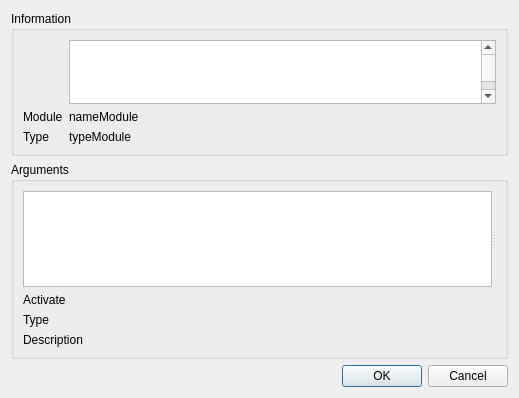
<?xml version="1.0" encoding="UTF-8"?>
<!--
DFF - An Open Source Digital Forensics Framework
Copyright (C) 2009-2013 ArxSys

This program is free software, distributed under the terms of
the GNU General Public License Version 2. See the LICENSE file
at the top of the source tree.

See http://www.digital-forensic.org for more information about this
project. Please do not directly contact any of the maintainers of
DFF for assistance; the project provides a web site, mailing lists
and IRC channels for your use.

Author(s):
Christophe Malinge cma@digital-forensic.org
-->
<ui version="4.0">
 <class>applyModule</class>
 <widget class="QDialog" name="applyModule">
  <property name="geometry">
   <rect>
    <x>0</x>
    <y>0</y>
    <width>519</width>
    <height>398</height>
   </rect>
  </property>
  <property name="sizePolicy">
   <sizepolicy hsizetype="Expanding" vsizetype="Expanding">
    <horstretch>0</horstretch>
    <verstretch>0</verstretch>
   </sizepolicy>
  </property>
  <property name="windowTitle">
   <string>Apply module</string>
  </property>
  <layout class="QVBoxLayout" name="verticalLayout">
   <item>
    <widget class="QGroupBox" name="infoContainer">
     <property name="title">
      <string>Information</string>
     </property>
     <layout class="QVBoxLayout" name="verticalLayout_2">
      <item>
       <layout class="QGridLayout" name="gridLayout">
        <item row="0" column="0">
         <widget class="QLabel" name="modulepix">
          <property name="enabled">
           <bool>true</bool>
          </property>
          <property name="maximumSize">
           <size>
            <width>64</width>
            <height>64</height>
           </size>
          </property>
          <property name="text">
           <string/>
          </property>
          <property name="pixmap">
           <pixmap resource="gui.qrc">:/module2.png</pixmap>
          </property>
         </widget>
        </item>
        <item row="0" column="1">
         <widget class="QTextEdit" name="textEdit">
          <property name="sizePolicy">
           <sizepolicy hsizetype="Expanding" vsizetype="MinimumExpanding">
            <horstretch>0</horstretch>
            <verstretch>1</verstretch>
           </sizepolicy>
          </property>
          <property name="minimumSize">
           <size>
            <width>0</width>
            <height>64</height>
           </size>
          </property>
          <property name="maximumSize">
           <size>
            <width>16777215</width>
            <height>96</height>
           </size>
          </property>
          <property name="readOnly">
           <bool>true</bool>
          </property>
          <property name="html">
           <string notr="true">&lt;!DOCTYPE HTML PUBLIC &quot;-//W3C//DTD HTML 4.0//EN&quot; &quot;http://www.w3.org/TR/REC-html40/strict.dtd&quot;&gt;
&lt;html&gt;&lt;head&gt;&lt;meta name=&quot;qrichtext&quot; content=&quot;1&quot; /&gt;&lt;style type=&quot;text/css&quot;&gt;
p, li { white-space: pre-wrap; }
&lt;/style&gt;&lt;/head&gt;&lt;body style=&quot; font-family:'Sans'; font-size:10pt; font-weight:400; font-style:normal;&quot;&gt;
&lt;table border=&quot;0&quot; style=&quot;-qt-table-type: root; margin-top:4px; margin-bottom:4px; margin-left:4px; margin-right:4px;&quot;&gt;
&lt;tr&gt;
&lt;td style=&quot;border: none;&quot;&gt;
&lt;p style=&quot;-qt-paragraph-type:empty; margin-top:0px; margin-bottom:0px; margin-left:0px; margin-right:0px; -qt-block-indent:0; text-indent:0px;&quot;&gt;&lt;/p&gt;
&lt;p style=&quot;-qt-paragraph-type:empty; margin-top:0px; margin-bottom:0px; margin-left:0px; margin-right:0px; -qt-block-indent:0; text-indent:0px;&quot;&gt;&lt;/p&gt;
&lt;p style=&quot;-qt-paragraph-type:empty; margin-top:0px; margin-bottom:0px; margin-left:0px; margin-right:0px; -qt-block-indent:0; text-indent:0px; font-family:'Sans Serif'; font-size:9pt;&quot;&gt;&lt;/p&gt;
&lt;p style=&quot;-qt-paragraph-type:empty; margin-top:0px; margin-bottom:0px; margin-left:0px; margin-right:0px; -qt-block-indent:0; text-indent:0px; font-family:'Sans Serif'; font-size:9pt;&quot;&gt;&lt;/p&gt;
&lt;p style=&quot;-qt-paragraph-type:empty; margin-top:0px; margin-bottom:0px; margin-left:0px; margin-right:0px; -qt-block-indent:0; text-indent:0px; font-family:'Sans Serif'; font-size:9pt;&quot;&gt;&lt;/p&gt;
&lt;p style=&quot;-qt-paragraph-type:empty; margin-top:0px; margin-bottom:0px; margin-left:0px; margin-right:0px; -qt-block-indent:0; text-indent:0px; font-family:'Sans Serif'; font-size:9pt;&quot;&gt;&lt;/p&gt;
&lt;p style=&quot;-qt-paragraph-type:empty; margin-top:0px; margin-bottom:0px; margin-left:0px; margin-right:0px; -qt-block-indent:0; text-indent:0px; font-family:'Sans Serif'; font-size:9pt;&quot;&gt;&lt;/p&gt;&lt;/td&gt;&lt;/tr&gt;&lt;/table&gt;&lt;/body&gt;&lt;/html&gt;</string>
          </property>
         </widget>
        </item>
        <item row="1" column="0">
         <widget class="QLabel" name="label">
          <property name="text">
           <string>Module</string>
          </property>
         </widget>
        </item>
        <item row="1" column="1">
         <widget class="QLabel" name="nameModuleField">
          <property name="text">
           <string notr="true">nameModule</string>
          </property>
         </widget>
        </item>
        <item row="2" column="0">
         <widget class="QLabel" name="label_2">
          <property name="text">
           <string>Type</string>
          </property>
         </widget>
        </item>
        <item row="2" column="1">
         <widget class="QLabel" name="typeModuleField">
          <property name="text">
           <string notr="true">typeModule</string>
          </property>
         </widget>
        </item>
       </layout>
      </item>
     </layout>
    </widget>
   </item>
   <item>
    <widget class="QGroupBox" name="argumentsContainer">
     <property name="title">
      <string>Arguments</string>
     </property>
     <layout class="QVBoxLayout" name="verticalLayout_3">
      <item>
       <widget class="QSplitter" name="argsLayout">
        <property name="orientation">
         <enum>Qt::Horizontal</enum>
        </property>
        <widget class="QListWidget" name="listargs"/>
        <widget class="QStackedWidget" name="stackedargs"/>
       </widget>
      </item>
      <item>
       <widget class="QLabel" name="labActivate">
        <property name="text">
         <string>Activate</string>
        </property>
       </widget>
      </item>
      <item>
       <widget class="QLabel" name="labType">
        <property name="text">
         <string>Type</string>
        </property>
       </widget>
      </item>
      <item>
       <widget class="QLabel" name="labDescription">
        <property name="text">
         <string>Description</string>
        </property>
       </widget>
      </item>
     </layout>
    </widget>
   </item>
   <item>
    <widget class="QDialogButtonBox" name="buttonBox">
     <property name="orientation">
      <enum>Qt::Horizontal</enum>
     </property>
     <property name="standardButtons">
      <set>QDialogButtonBox::Cancel|QDialogButtonBox::Ok</set>
     </property>
    </widget>
   </item>
  </layout>
 </widget>
 <resources>
  <include location="gui.qrc"/>
 </resources>
 <connections>
  <connection>
   <sender>buttonBox</sender>
   <signal>rejected()</signal>
   <receiver>applyModule</receiver>
   <slot>reject()</slot>
   <hints>
    <hint type="sourcelabel">
     <x>316</x>
     <y>260</y>
    </hint>
    <hint type="destinationlabel">
     <x>286</x>
     <y>274</y>
    </hint>
   </hints>
  </connection>
 </connections>
</ui>
